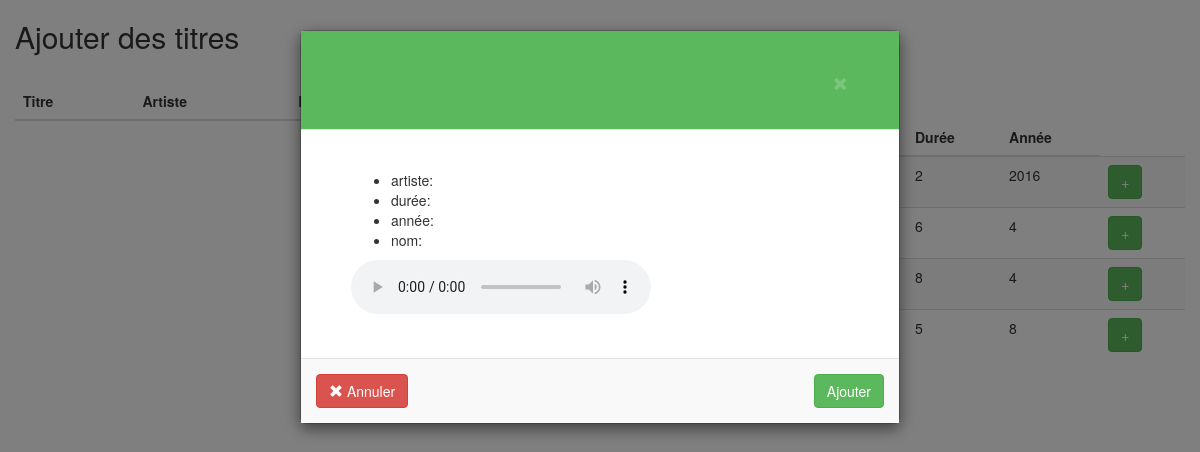
Before: /myPlaylists/interactPlaylist_modal.php with the older database file.
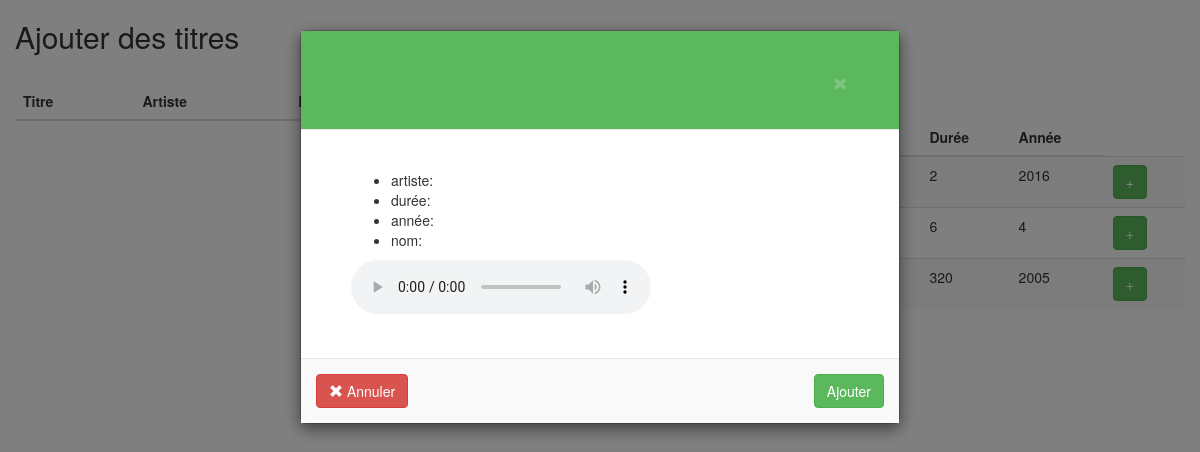
After: the same page with the newer database file.
### tables this page shows
CREATE TABLE `tracks` (
  `id` int(11) NOT NULL,
  `title` varchar(120) NOT NULL,
  `artist` varchar(90) NOT NULL,
  `duration` int(11) NOT NULL,
  `year` int(11) NOT NULL,
  `uploadTrack_name` varchar(150) NOT NULL
);

### myPlaylists/interactPlaylist_modal.php (the view, shortened to what this page needs)
<?php
require ('../connectBdd.php');
$playlistsName = $pdo->prepare("SELECT name FROM playlists WHERE id = :playlist_id");
$playlistsName->bindValue('playlist_id', $_SESSION['playlistId']);
$playlistsName->execute();
$playlistName = $playlistsName->fetch();
 ?>
<!DOCTYPE html>
<html>
  <head>
    <link rel="stylesheet" href="https://maxcdn.bootstrapcdn.com/bootstrap/3.3.7/css/bootstrap.min.css">
<link rel="stylesheet" href="style.css" media="screen" title="no title">
  </head>
  <body>
    <div class="container-fluid">
      <header>
        <h2> Ajouter des titres </h2>
        <div class="row">
          <div id = 'tracksAdd'class="col-md-6"> <h3> <?php echo $playlistName['name']; ?> </h3>
              <table class = "table table-striped">
                <thead>
                  <tr>
                    <th> Titre </th>
                    <th> Artiste </th>
                    <th> Durée </th>
                    <th> Année </th>
                  </tr>
                </thead>
            </table>
          </div>
          <div id = 'addTracks' class="col-md-6"> <h3> Tracks </h3>
            <?php
            $reponse = $pdo->query("SELECT * FROM tracks");
            ?>
            <table class = "table table-striped">
              <thead>
                <tr>
                  <th> Titre </th>
                  <th> Artiste </th>
                  <th> Durée </th>
                  <th> Année </th>
                </tr>
              </thead>
              <tbody>
              <?php while ($track = $reponse->fetch()){
              ?>
                  <tr>
                    <td> <strong> <?php echo $track['title']; ?> </strong> </td>
                    <td> <?php echo $track['artist']; ?> </td>
                    <td> <?php echo $track['duration']; ?> </td>
                    <td> <?php echo $track['year']; ?> </td>
                    <td><button type="button" class="btn btn-success myBtn">+</button></td>
                    <div class="modal fade" id="myModal" role="dialog">
                      <div class="modal-dialog">
                        <div class="modal-content">
                          <div class="modal-header" style="padding:35px 50px;">
                            <a href="interactPlaylist.php"><button type="button" class="close" >&times;</button></a>
                            <?php
                              $reqtest = $pdo->prepare("SELECT * FROM tracks WHERE id =:id");
                              $reqtest->bindValue('id', $_GET['trackId']);
                              $reqtest->execute();
                              $reqtestend = $reqtest->fetch();
                             ?>
                          </div>
                          <div class="modal-body" style="padding:40px 50px;">
                            <ul>
                              <li> artiste: <?php echo $reqtestend['artist']; ?></li>
                              <li> durée: <?php echo $reqtestend['duration']; ?></li>
                              <li>année: <?php echo $reqtestend['year']; ?></li>
                              <li> nom: <?php echo $reqtestend['uploadTrack_name']; ?></li>
                            </ul>
                            <span><audio src='../uploads/<?php echo $reqtestend['uploadTrack_name']; ?>' controls></audio></span>
                          </div>
                          <div class="modal-footer">
                            <a href="interactPlaylist.php"><button type="submit" class="btn btn-danger btn-default pull-left"><span class="glyphicon glyphicon-remove"></span> Annuler</button></a>
                            <a href="insertplaylistsTracks.php?track_id=<?php echo $_GET['trackId']?>"><button type="button" class="btn btn-success" title="Ajouter une piste">Ajouter</button> </a>
                          </div>
                        </div>
                      </div>
                  </tr>
                  </div>
                  <?php
                  }
                  ?>
  </body>
</html>

### myPlaylists/interactPlaylist_modal.php (style rules this page uses)
.modal-header, h4, .close { background-color: #5cb85c; color:white !important; text-align: center; font-size: 30px; }
.modal-footer { background-color: #f9f9f9; }

Changed rows visible on the page:
removed tracks: duration "8", year "4"
removed tracks: duration "5", year "8"
added tracks: duration "320", year "2005"
